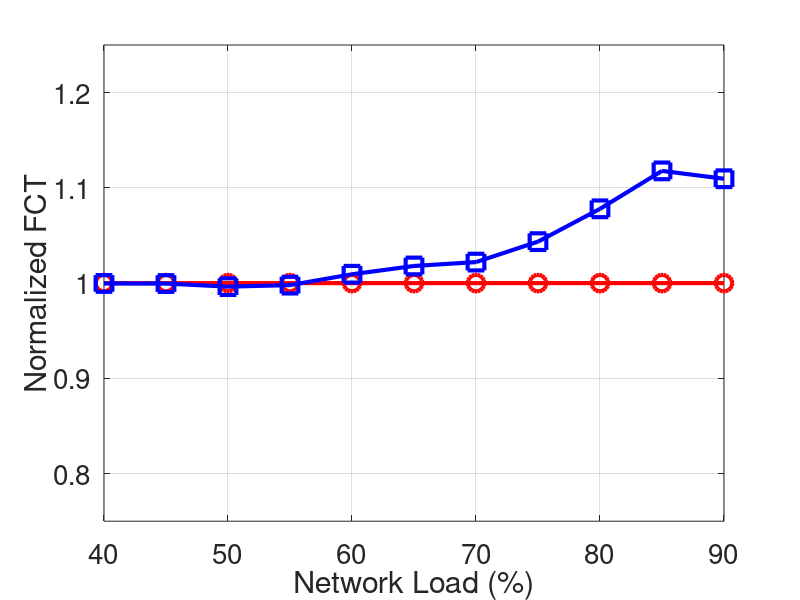

This chart was generated by the following MATLAB code:
clear
clc

x=[
0.4,
0.45,
0.5,
0.55,
0.6,
0.65,
0.7,
0.75,
0.8,
0.85,
0.9
];

bcc=[
1
1
1
1
1
1
1
1
1
1
1
];

bcc_cut_off=[
0.999636562
0.999513934
0.996289954
0.997875266
1.009288602
1.017991004
1.022060549
1.043530452
1.077990361
1.117821891
1.109575304
];

figure(1);
width=900;
height=480;
left=100;
bottem=0;

plot(x * 100,bcc,'-ro','LineWidth',3,...
    'MarkerSize',12);
hold on;
plot(x * 100,bcc_cut_off,'-bs','LineWidth',3,...
    'MarkerSize',12);
hold on;


xlabel('Network Load (%)','FontSize', 20)
ylabel('Normalized FCT','FontSize', 20);
set(gca, 'FontSize', 20, 'xtick',[40,50,60,70,80,90], 'ytick',[0.8, 0.9, 1, 1.1, 1.2]); % set font size of tick labels
axis([40,90,0.75,1.25]);
grid on;
hold off;